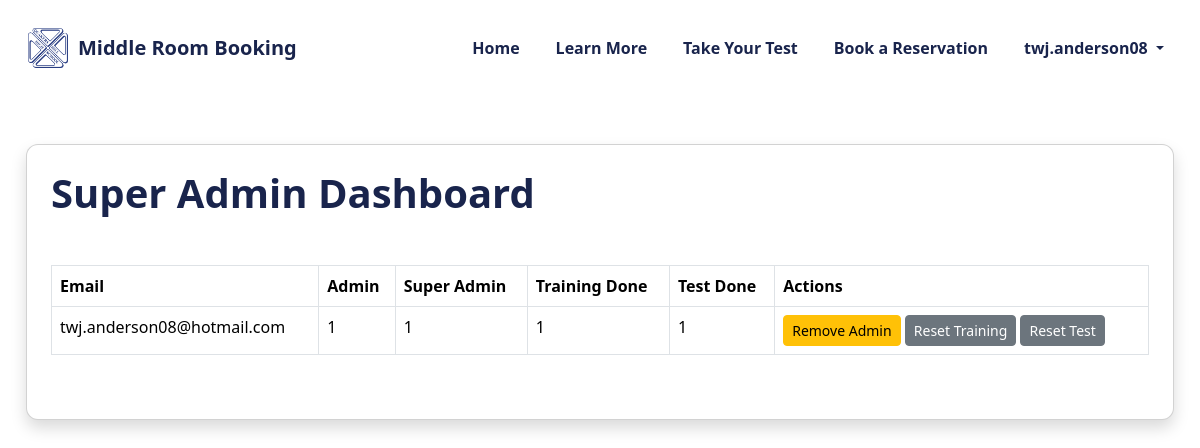
Before: /superadmin (signed in) with the older database file.
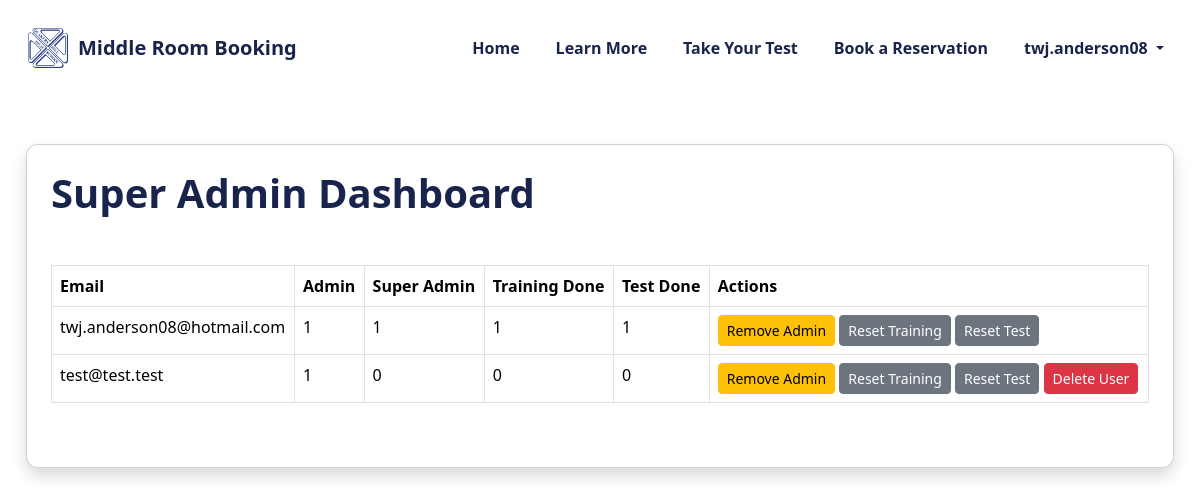
After: the same page with the newer database file.
### tables this page shows
CREATE TABLE users (
    id INTEGER PRIMARY KEY AUTOINCREMENT,
    email TEXT UNIQUE NOT NULL,
    password_hash TEXT,
    google_id TEXT
, training_done INTEGER DEFAULT 0, test_done INTEGER DEFAULT 0, is_admin INTEGER DEFAULT 0, is_superadmin INTEGER DEFAULT 0);

### Everything/app.py (the view)
@app.route("/superadmin")
@superadmin_required
def superadmin_panel():
    db = get_db()
    users = db.execute("SELECT * FROM users").fetchall()
    return render_template("admin/superadmin.html", users=users)

### Everything/app.py (called while the page is built)
def superadmin_required(f):
    @wraps(f)
    def wrapper(*args, **kwargs):
        if not session.get("is_superadmin"):
            return redirect("/")
        return f(*args, **kwargs)
    return wrapper

### Everything/database/db.py (called while the page is built)
def get_db():
    db = sqlite3.connect("database.db", check_same_thread=False)
    db.row_factory = sqlite3.Row
    db.execute("PRAGMA journal_mode=WAL;")
    db.execute("PRAGMA busy_timeout = 3000;")
    return db

### Everything/templates/admin/superadmin.html
{% include "header.html" %}
<div class="container mt-5 mb-5">
    <div class="card shadow p-4 pb-5" style="border-radius: 12px;">
        <h1 class="mb-4" style="color:#19244c; font-weight:700;">
            Super Admin Dashboard
        </h1>
    <table class="table table-bordered mt-4">
        <thead>
            <tr>
                <th>Email</th>
                <th>Admin</th>
                <th>Super Admin</th>
                <th>Training Done</th>
                <th>Test Done</th>
                <th>Actions</th>
            </tr>
        </thead>
        <tbody class'>
            {% for u in users %}
            <tr>
                <td>{{ u.email }}</td>
                <td>{{ u.is_admin }}</td>
                <td>{{ u.is_superadmin }}</td>
                <td>{{ u.training_done }}</td>
                <td>{{ u.test_done }}</td>
                <td>
                    {% if not u.is_admin %}
                    <form action="/superadmin/make_admin/{{ u.email }}" method="POST" style="display:inline;">
                        <button class="btn btn-sm btn-success">Make Admin</button>
                    </form>
                    {% if not u.is_superadmin %}
                    <form action="/superadmin/make_superadmin/{{ u.email }}" method="POST" style="display:inline;">
                        <button class="btn btn-sm btn-primary">Make Super Admin</button>
                    </form>
                    {% endif %}
                    {% else %}
                    <form action="/superadmin/remove_admin/{{ u.email }}" method="POST" style="display:inline;">
                        <button class="btn btn-sm btn-warning">Remove Admin</button>
                    </form>
                    {% endif %}
                    <form action="/superadmin/reset_training/{{ u.email }}" method="POST" style="display:inline;">
                        <button class="btn btn-sm btn-secondary">Reset Training</button>
                    </form>
                    <form action="/superadmin/reset_test/{{ u.email }}" method="POST" style="display:inline;">
                        <button class="btn btn-sm btn-secondary">Reset Test</button>
                    </form>
                    {% if session["user"] != u.email %}
                    <form action="/superadmin/delete_user/{{ u.email }}" method="POST" style="display:inline;">
                        <button class="btn btn-sm btn-danger"
                                onclick="return confirm('Are you sure you want to delete this user? This cannot be undone.')">
                            Delete User
                        </button>
                    </form>
                    {% endif %}
                </td>
            </tr>
            {% endfor %}
        </tbody>
    </table>
</div>

### Everything/templates/header.html (shortened to what this page needs)
<!DOCTYPE html>
<html lang="en">
<link href="https://cdn.jsdelivr.net/npm/bootstrap@5.3.2/dist/css/bootstrap.min.css" rel="stylesheet">
<link rel="stylesheet" href="{{ url_for('static', filename='styles.css') }}">
<header style="background-color: #ffffff; padding: 15px 0;">
    <nav class="navbar navbar-expand-lg">
        <div class="container-fluid">
            <div class="container d-flex align-items-center justify-content-between">
                <a href="/" class="navbar-brand d-flex align-items-center">
                    <img src="{{ url_for('static', filename='icon.png') }}"
                         alt="Logo"
                         style="height: 40px; width: 40px; margin-right: 10px;">
                    <span style="font-weight: bold; color: #19244c;">
                        Middle Room Booking
                    </span>
                </a>
                <ul class="navbar-nav ms-auto d-none d-lg-flex" style="gap: 20px;">
                    <li class="nav-item"><a class="nav-link" href="/">Home</a></li>
                    <li class="nav-item"><a class="nav-link" href="/training">Learn More</a></li>
                    <li class="nav-item"><a class="nav-link" href="/test">Take Your Test</a></li>
                    <li class="nav-item"><a class="nav-link" href="/booking">Book a Reservation</a></li>
                    {% if session.get("user") %}
                    <li class="nav-item dropdown">
                        <a class="nav-link dropdown-toggle"
                           href="#"
                           data-bs-toggle="dropdown">
                            {{ session["user"].split("@")[0] }}
                        </a>
                    </li>
                    {% endif %}
                </ul>
            </div>
        </div>
    </nav>
</header>

### Everything/static/styles.css (style rules this page uses)
html, body { margin: 0; padding: 0; width: 100%; overflow-x: hidden; }
.container { width: 100%; max-width: 1200px; margin: 0 auto; padding: 0 16px; }
header { background-color: #2f3b7f; padding: 15px 0; }
.navbar-nav .nav-link { color: #19244c !important; font-weight: 600; }
.card { border-radius: 12px; margin: 10px; }

Changed rows visible on the page:
added users: email "test@test.test", is_admin "1", is_superadmin "0", training_done "0", test_done "0"
